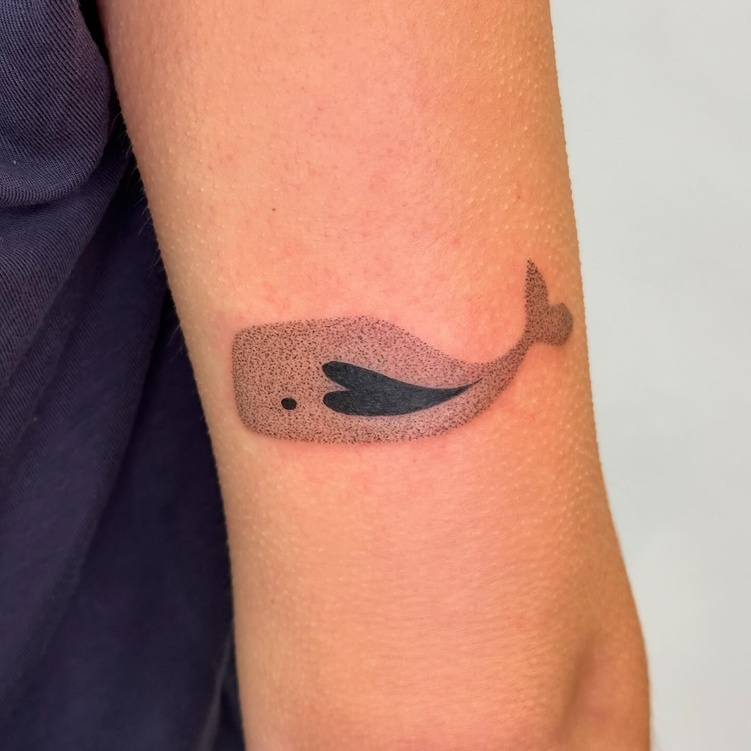
#> input picture tattoos/1004.jpg, 751 x 751 px, shrunk from 1440 x 1440 before the run
$ jupyter execute --allow-errors '05-Semantic search.ipynb'   (shell and % lines are left out)
#> lines starting #> are read from the running program, lines starting #| are printed output that depends on the picture
[cell 1]
import urllib.request
import zipfile

url = "https://raw.githubusercontent.com/jsoma/dataharvest25-ai-images-video/main/cat.png"
urllib.request.urlretrieve(url, "cat.png")

url = "https://raw.githubusercontent.com/jsoma/dataharvest25-ai-images-video/main/tattoos.zip"
urllib.request.urlretrieve(url, "tattoos.zip")
#> (this line was passed over: the network is not available in this run)

#> (the rest of this cell did not finish here and is left out)

# Image-based Semantic Search

## aka searching by vibes

When AI models "think" about a cat, they don't actually think about my adorable cats. They think about the *mathematical representation* of a cat.

When multimodal models represent the *word* cat in their tiny electric brains, it's similar to when they represent an *image* of a cat. We can use this to build a **text search engine of images**.

[cell 2]
from sentence_transformers import SentenceTransformer

#> (the rest of this cell did not finish here and is left out)

Let's take this model and see what it thinks about when you tell it the word "cat".

#> (a cell that did not finish here is left out)

Ah, yes, sure, me too! And if we look at an image of a cat?

[cell 4]
from PIL import Image

image = Image.open("cat.png").convert("RGB")
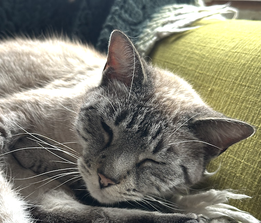
#> image: PIL image 261x223 RGB; mean R, G, B 129.2, 127.6, 112.9
#> further down, image is the input picture: PIL image 751x751 RGB; mean R, G, B 175.1, 130.5, 117.1
image

#> (a cell that did not finish here is left out)

I'm not going to go through those numbers, but I guarantee they have some similarities!

## Processing images

So this becomes useful when you have a bunch of images and want to search through them. You create embeddings for your images, embed your search term, and then say "find me all of the images that are kind of similar to this search term."

We're going to use a collection of tattoo and non-tattoo images from a machine-learning project I did a few years ago. The process of building an embedding index works like this:

[cell 6]
import glob
from tqdm import tqdm
from PIL import Image

filenames = glob.glob("tattoos/*.jp*")
data = []

embeddings = []
#> (the rest of this cell did not finish here and is left out)

We're using [FAISS](https://github.com/facebookresearch/faiss) which is absolutely overkill, but oh well.

[cell 7]
import faiss
import numpy as np

#> (the rest of this cell did not finish here and is left out)

## Search by text

To find images that match a text query, we just encode the text and say "find me things that are similar!"

[cell 8]
query = "colorful bird"
match_count = 10

#> (the rest of this cell did not finish here and is left out)

[cell 9]
from IPython.display import HTML
import pandas as pd

#> (the rest of this cell did not finish here and is left out)

## Search by image

To find images that are similar to another image (with 'similar' having no true controllable meaning), we just encode the image and say "find me things that are similar!"

[cell 10]
image = Image.open('tattoo.png').convert("RGB")
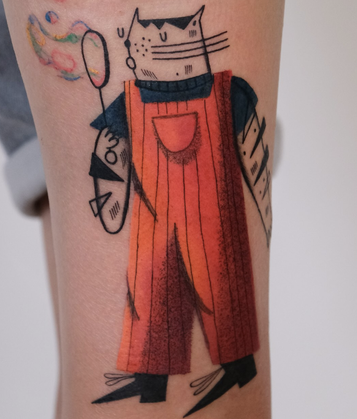
#> input picture tattoo.png, 357 x 419 px, shrunk from 684 x 803 before the run
#> image: PIL image 357x419 RGB
image
